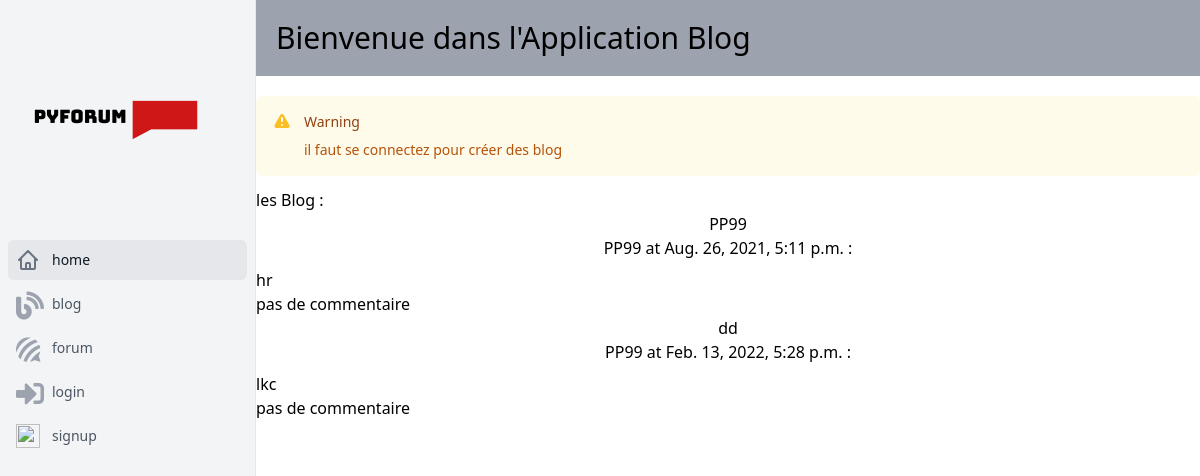
Screenshot of /blog/ with the database file from the repository.
### blog/models.py (models this page shows, shortened)
class Blog(models.Model):
    name = models.CharField(max_length=75)
    author = models.CharField(max_length=50)
    date = models.DateTimeField(verbose_name="date Blog", default=timezone.now)
    body = models.TextField(max_length=800)
    idblog = models.CharField(max_length=20)
    class Meta:
        verbose_name = "Blog"
        ordering = ['date']

### blog/views.py (the view)
# urls.py: 2. Add a URL to urlpatterns:  path('blog/', include('blog.urls'))
def blog(request):
    user = request.user
    err = not user.is_authenticated
    if user.is_authenticated:
        obj = user.profil
        idname = obj.id_name
    body_blog = Blog.objects.all()
    body_blog_forum = ForumBlog.blog
    range1 = Blog.objects.all()
    range2 = ForumBlog.objects.all()
    return render(request, "blog.html", locals())

### blog/templates/blog/blog.html (shortened to what this page needs)
{% load static %}
{% load utills_ %}
<!DOCTYPE html>
<html>
<head>
<link rel="stylesheet" type="text/css" href="https://cdnjs.cloudflare.com/ajax/libs/tailwindcss/2.2.7/tailwind.min.css">
    <link rel="stylesheet" href="https://cdnjs.cloudflare.com/ajax/libs/font-awesome/5.15.4/css/all.min.css" />
    <link rel="stylesheet" href="{% static '/blog/css/blog.css' %}"/>
</head>
<body>
    <div class="h-screen flex overflow-hidden bg-white">
  <div class="hidden lg:flex lg:flex-shrink-0">
    <div class="flex flex-col w-64">
      <div class="flex-1 flex flex-col min-h-0 border-r border-gray-200 bg-gray-100">
        <div class="flex-1 flex flex-col pt-5 pb-4 overflow-y-auto">
          <div class="flex items-center flex-shrink-0 px-4">
            <img src="{% static 'home/pyforum_logo.png' %}" alt="pyforum logo">
          </div>
          <nav class="mt-5 flex-1" aria-label="Sidebar">
            <div class="px-2 space-y-1">
              <a href="http://127.0.0.1:8000" class="bg-gray-200 text-gray-900 group flex items-center px-2 py-2 text-sm font-medium rounded-md">
                home
              </a>
              <a href="http://127.0.0.1:8000/blog/" class="text-gray-600 hover:bg-gray-50 hover:text-gray-900 group flex items-center px-2 py-2 text-sm font-medium rounded-md">
                <div class="text-gray-400 group-hover:text-gray-500 mr-3 h-6 w-6">
                    <i class="fas fa-blog fa-2x"></i>
                </div>
                blog
              </a>
              <a href="http://127.0.0.1:8000/forum/" class="text-gray-600 hover:bg-gray-50 hover:text-gray-900 group flex items-center px-2 py-2 text-sm font-medium rounded-md">
                <div class="text-gray-400 group-hover:text-gray-500 mr-3 h-6 w-6" >
                    <i class="fab fa-forumbee fa-2x"></i>
                </div>
                forum
              </a>
              {% if not err %}
              <a href="http://127.0.0.1:8000/messenger/" class="text-gray-600 hover:bg-gray-50 hover:text-gray-900 group flex items-center px-2 py-2 text-sm font-medium rounded-md">
                <div class="text-gray-400 group-hover:text-gray-500 mr-3 h-6 w-6">
                    <i class="fas fa-envelope fa-2x"></i>
                </div>
                messenger
              </a>
              <a href="http://127.0.0.1:8000/todolist" class="text-gray-600 hover:bg-gray-50 hover:text-gray-900 group flex items-center px-2 py-2 text-sm font-medium rounded-md">
                <div class="text-gray-400 group-hover:text-gray-500 mr-3 h-6 w-6">
                    <i class="fas fa-list fa-2x"></i>
                </div>
                todo list
              </a>
              <a href="http://127.0.0.1:8000/libphoto" class="text-gray-600 hover:bg-gray-50 hover:text-gray-900 group flex items-center px-2 py-2 text-sm font-medium rounded-md">
                <div class="text-gray-400 group-hover:text-gray-500 mr-3 h-6 w-6">
                    <i class="far fa-images fa-2x"></i>
                </div>
                library photos
              </a>
              {% else %}
              <a href="http://127.0.0.1:8000/home/login?next=/forum/" class="text-gray-600 hover:bg-gray-50 hover:text-gray-900 group flex items-center px-2 py-2 text-sm font-medium rounded-md">
                <div class="text-gray-400 group-hover:text-gray-500 mr-3 h-6 w-6">
                    <i class="fas fa-sign-in-alt fa-2x"></i>
                </div>
                login
              </a>
              <a href="http://127.0.0.1:8000/home/signup" class="text-gray-600 hover:bg-gray-50 hover:text-gray-900 group flex items-center px-2 py-2 text-sm font-medium rounded-md">
                <div class="text-gray-400 group-hover:text-gray-500 mr-3 h-6 w-6">
                    <img src="https://img.icons8.com/ios/50/000000/sign-up-in-calendar.png" class="w-6 h-6 fill-current" />
                </div>
                signup
              </a>
              {% endif %}
            </div>
          </nav>
        </div>
      </div>
    </div>
  </div>
  <div class="flex flex-col min-w-0 flex-1 overflow-hidden">
    <div class="flex-1 relative z-0 flex overflow-hidden">
      <main class="flex-1 relative z-0 overflow-y-auto focus:outline-none xl:order-last">
        <div class="p-5 bg-gray-400 mb-5 text-3xl">
            <h2>Bienvenue dans l'Application Blog</h2>
        </div>
        {% if err%}
            <div class="rounded-md bg-yellow-50 p-4 mb-3">
              <div class="flex ">
                <div class="flex-shrink-0">
                </div>
                <div class="ml-3">
                  <h3 class="text-sm font-medium text-yellow-800">
                    Warning
                  </h3>
                  <div class="mt-2 text-sm text-yellow-700">
                    <p>
                      il faut se connectez pour créer des blog
                    </p>
                  </div>
                </div>
              </div>
            </div>
        {% endif %}
        <p>les Blog : <br/> </p>
        <div class="container">
        {% for a in range1 %}
        <div class="card">
            <div class="card-body">
                <div class="card-title"><h2 style="text-align: center;">{{a.name}}</h2></div>
                <div class="card-subtitle mb-2 text-muted"><h3  style="text-align: center;">{{a.author}} at {{a.date}} :</h3></div>
                <div class="card-text"> <h2>{{a.body}}</h2></div>
            </div>
            <ul class="list-group list-group-flush">
                {% for b in range2 %}
                    {% if b.blog == a %}
                        <li class="list-group-item"><p>{{b.author}} at {{b.date}} : {{b.body}}</p></li>
                    {% endif %}
                {% empty %}
                pas de commentaire
                {% endfor %}
            </ul>
        </div>
        {% endfor %}
        </div>
      </main>
    </div>
  </div>
</div>
</body>
</html>

### rows the page displays
Blog: name "PP99", author "PP99", date "Aug. 26, 2021, 5:11 p.m.", body "hr"
Blog: name "dd", author "PP99", date "Feb. 13, 2022, 5:28 p.m.", body "lkc"
